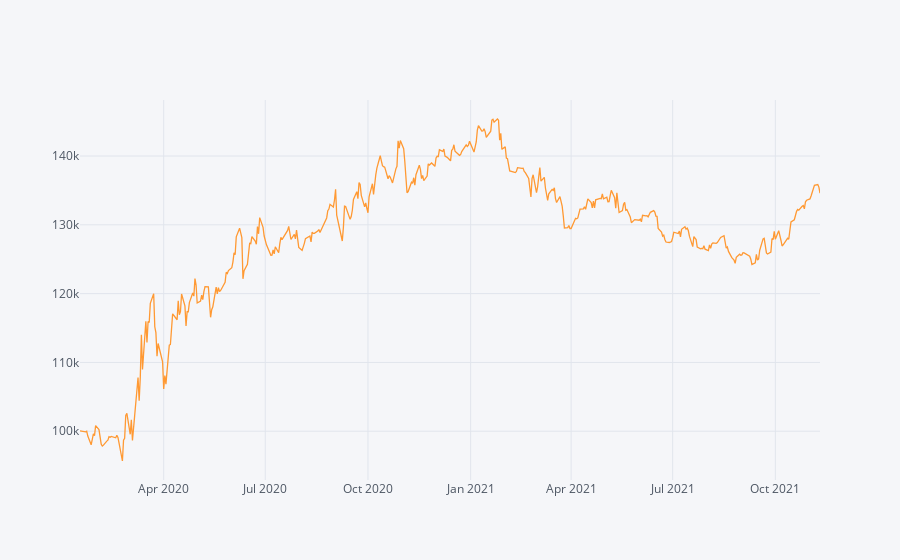

Notebook source saved alongside this figure:
### Code cell
#Todo:

r_df = results['result_df']

# Calculate the Absolute Return of our trend-following trading strategy
absolute_return_tf = (r_df['account_val'].iloc[-1]-starting_capital)/starting_capital

# Calculate the CAGR or our trend-following trading strategy
CAGR_tf = ((r_df['account_val'].iloc[-1]/starting_capital)**(252/len(df)))-1
#or
CAGR_tf = ((r_df['account_val'].iloc[-1]/starting_capital)**(365/(df.index[-1] - df.index[0]).days))-1


# Calculate the IR (Sharpe without RF-rate) of our trend-following trading strategy
information_ratio_tf = (r_df.account_val.pct_change().mean()/r_df.account_val.pct_change().std())*((252) **0.5)

#Plot the equity curve (hint: use 'account_val')
r_df.account_val.iplot()
#or
r_df.account_val.plot()

### Figure 1 — Plotly figure (JSON) as saved in the notebook; plotly's stock layout.template omitted (floating-point values rounded to 4 significant figures; data arrays with more than 128 entries replaced by an {"elided": "..."} marker saying what was removed)
{"data": [{"line": {"color": "rgba(255, 153, 51, 1.0)", "dash": "solid", "shape": "linear", "width": 1.3}, "mode": "lines", "name": "account_val", "text": "", "type": "scatter", "x": {"elided": "459 str values"}, "y": {"elided": "459 float values"}}], "layout": {"autosize": true, "legend": {"bgcolor": "#F5F6F9", "font": {"color": "#4D5663"}}, "paper_bgcolor": "#F5F6F9", "plot_bgcolor": "#F5F6F9", "title": {"font": {"color": "#4D5663"}}, "xaxis": {"autorange": true, "gridcolor": "#E1E5ED", "range": ["2020-01-17", "2021-11-10"], "showgrid": true, "tickfont": {"color": "#4D5663"}, "title": {"font": {"color": "#4D5663"}, "text": ""}, "type": "date", "zerolinecolor": "#E1E5ED"}, "yaxis": {"autorange": true, "gridcolor": "#E1E5ED", "range": [92910.0, 148100.0], "showgrid": true, "tickfont": {"color": "#4D5663"}, "title": {"font": {"color": "#4D5663"}, "text": ""}, "type": "linear", "zerolinecolor": "#E1E5ED"}}}
